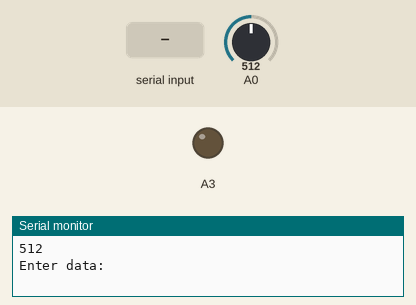
The sketch below on a simulated Arduino Uno, built with avr-gcc and run on an emulated ATmega328P. On the bench: output pins drawn as LEDs (lit = HIGH), the last lines printed to the serial monitor. Inputs (shaded band) come from the test bench; at power-on: A0 = 512.

Above: at 1.8 s.
1.9 s: "on" received over Serial
At 4.2 s:
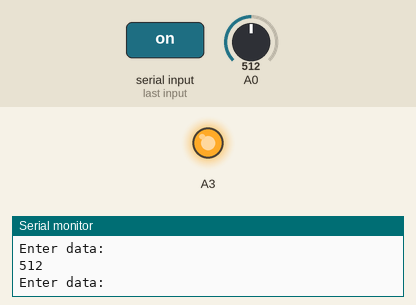
4.5 s: "off" received over Serial
At 6.7 s:
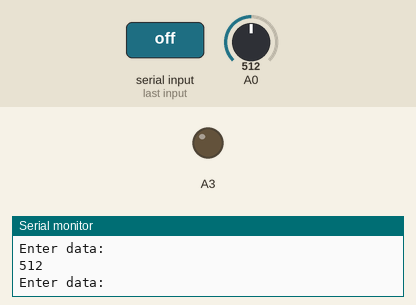
Timing chart, 0 to 8.2 s (numbered marks = the images above; inputs shaded):
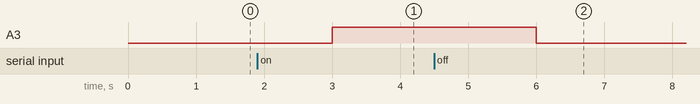

Measured:
- after the input at 1.9 s, A3: LOW → HIGH after 1.1 s
- after the input at 4.5 s, A3: HIGH → LOW after 1.5 s

The sketch:

sketch_apr8a.ino
```cpp
void setup() {
  pinMode(A3, OUTPUT);
  pinMode(A0, INPUT);
  Serial.begin(115200);
}

void loop() {

  int luminosite = analogRead(A0);
  delay(1000);
  Serial.println(luminosite);

Serial.println("Enter data:");
  if(Serial.available() != 0) {     //wait for data available
    String teststr = Serial.readString();  //read until timeout
    teststr.trim();                        // remove any \r \n whitespace at the end of the String
    if(teststr == "on") {
      digitalWrite(A3, HIGH);
    } else if(teststr == "off") {
      digitalWrite(A3, LOW);
    }
  }


}
```
